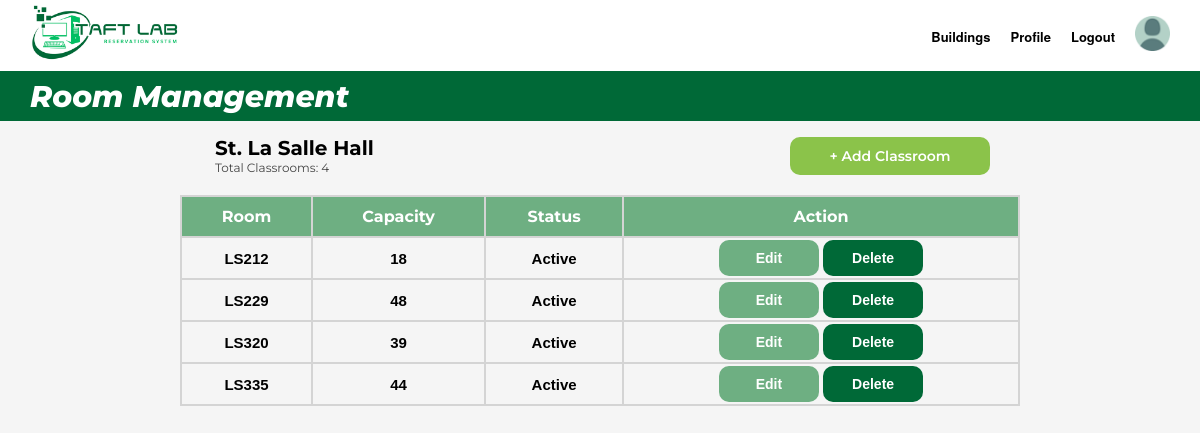
Screenshot of /Webpages/rm-management.php?type=LS (signed in) with the database file from the repository.
### tables this page shows
CREATE TABLE building(
    building_id INT AUTO_INCREMENT PRIMARY KEY,
    building_code VARCHAR(10) NOT NULL,
    building_name VARCHAR(45) NOT NULL
);

CREATE TABLE laboratory(
    lab_id INT AUTO_INCREMENT PRIMARY KEY,
    building_id INT NOT NULL,
    room_code VARCHAR(10) NOT NULL,
    capacity INT NOT NULL, 
    status ENUM('Active', 'Maintenance', 'Closed') NOT NULL DEFAULT 'Active',
    FOREIGN KEY (building_id) REFERENCES building(building_id) ON DELETE RESTRICT ON UPDATE CASCADE,
    UNIQUE(building_id, room_code)
);

### Webpages/rm-management.php (the view, shortened to what this page needs)
<?php
  include "db.php";
  $totalClassrooms = 0;
  if($_SERVER["REQUEST_METHOD"] == "GET")
  {
    $code = $_GET['type'] ?? '';
    $getBuilding = "SELECT * FROM building WHERE building_code = '$code'";
    $resultBuilding = $conn->query($getBuilding);
    $row = $resultBuilding->fetch_assoc();
    $sql = "SELECT * FROM laboratory WHERE room_code LIKE '%$code%' ORDER BY room_code ASC";
    $result = $conn->query($sql);
    $totalClassroom = "SELECT COUNT(*) AS total FROM laboratory WHERE room_code LIKE '%$code%'";
    $result2 = $conn->query($totalClassroom);
    $value = $result2->fetch_assoc();
    $totalClassrooms = $value['total'];
  }
?>
<!DOCTYPE html>
<html lang="en">
<head>
    <link rel="stylesheet" href="homepage-carousel.css">
    <link rel="stylesheet" href="rm-management.css">
</head>
<body>
    <header>
        <div class="logo">
            <img src="images/taftlab-logo.png" alt="TaftLab Logo"/>
        </div>
    <div class="header-right">
      <nav>
        <ul>
          <li><a href="roomManagement.php">Buildings</a></li>
          <li><a href="admin-profile.php">Profile</a></li>
          <li><a href="logout.php">Logout</a></li>
        </ul>
      </nav>
      <div class="profile-icon">
        <img src="images/profile-icon.png" alt="Profile Icon"/>
      </div>
    </div>
  </header>
  <div class="admin-subheader">
    <h2>Room Management</h2>
  </div>
  <div class="header-row">
    <div class="header-left">
        <h1 class="header"><?php echo $row['building_name'] ?? 'Unknown Building'; ?></h1>
        <p class="sub-header-text"><?php echo "Total Classrooms: " . $totalClassrooms; ?></p>
    </div>
    <a href="rm-create.php?type=create-<?php echo $code;?>" class="create">+ Add Classroom</a>
  </div>
  <table>
    <tr class="table-header">
      <th> Room </th>
      <th> Capacity </th>
      <th> Status </th>
      <th> Action </th>
    </tr>
    <?php while($labs = mysqli_fetch_array($result)): ?>
      <tr>
        <td> <?php echo $labs['room_code'] ?> </td>
        <td> <?php echo $labs['capacity'] ?> </td>
        <td> <?php echo $labs['status']; ?> </td>
        <td>
          <form method="GET" action="rm-update.php" style="display:inline">
            <input class="update" type="submit" value="Edit">
          </form>
          <form method="POST" action="rm-delete.php" style="display:inline">
            <input class="delete" type="submit" value="Delete" onclick="return confirm('Are you sure you want to delete this laboratory?');">
          </form>
        </td>
      </tr>
    <?php endwhile;?>
  </table>
</body>
</html>

### Webpages/homepage-carousel.css (style rules this page uses)
*, *::before, *::after { margin: 0; padding: 0; box-sizing: border-box; list-style-type: none; text-decoration: none; }
:root { --primary: #ec994b; --white: #ffffff; --bg: #f5f5f5; }
html { font-size: 62.5%; font-family: "Montserrat", sans-serif; scroll-behavior: smooth; }
body { font-size: 1.6rem; background: var(--bg); overflow-x: hidden; }
header { font-family: 'Helvetica Neue', Arial, sans-serif; display: flex; justify-content: space-between; align-items: center; padding: 3px 30px; background-color: #fff; }
.header-right { display: flex; align-items: center; gap: 20px; }
.logo img { height: 60px; }
.profile-icon img { height: 35px; margin: 0px; }
nav ul { list-style: none; display: flex; gap: 20px; margin: 0; padding: 0; }
nav ul li a { text-decoration: none; color: black; font-size: 13px; font-weight: 550; transition: color 0.3s ease; }

### Webpages/rm-management.css (style rules this page uses)
.admin-subheader { background-color: #006937; height: 50px; display: flex; flex-direction: column; align-items: flex-start; padding: 0 30px; color: white; font-weight: 600; text-align: left; justify-content: center; }
.admin-subheader h2 { color: white; font-size: 3rem; margin: 0; font-weight: 800; font-style: italic; }
.header-row { display: flex; justify-content: space-between; align-items: center; margin: 15px 30px; }
.header-left { display: flex; flex-direction: column; margin-left: 185px; }
.header-left h1 { margin: 0; font-family: 'Montserrat', sans-serif; font-weight: 700; font-size: 2rem; }
.sub-header-text { margin: 0; font-family: 'Montserrat', sans-serif; font-weight: 400; font-size: 1.2rem; color: #444; }
.create { display: inline-block; text-align: center; width: 200px; padding: 10px 20px; background-color: #8BC34A; color: white; border: none; border-radius: 10px; font-size: 1.4rem; font-weight: 600; text-decoration: none; cursor: pointer; transition: all 0.3s ease; margin-right: 180px; }
.delete { display: inline-block; text-align: center; width: 100px; padding: 10px 20px; background-color: #006937; color: white; border: none; border-radius: 10px; font-size: 1.4rem; font-weight: 600; text-decoration: none; cursor: pointer; transition: all 0.3s ease; }
.update { display: inline-block; text-align: center; width: 100px; padding: 10px 20px; background-color: #6eaf82; color: white; border: none; border-radius: 10px; font-size: 1.4rem; font-weight: 600; text-decoration: none; cursor: pointer; transition: all 0.3s ease; }
table { border-collapse: collapse; width: 70%; margin: 20px auto; color: black; }
th { border: 1px solid #ccc; padding: 10px; text-align: center; border: 2px solid #d4d4d4; }
td { border: 1px solid #ccc; padding: 2px 5px; text-align: center; border: 2px solid #d4d4d4; font-size: 15px; font-family: Arial, Helvetica, sans-serif; font-weight: bold; }
.table-header { background-color: #6eaf82; color: white; }

### rows the page displays
building: building_name "St. La Salle Hall"
laboratory: room_code "LS212", capacity "18", status "Active"
laboratory: room_code "LS229", capacity "48", status "Active"
laboratory: room_code "LS320", capacity "39", status "Active"
laboratory: room_code "LS335", capacity "44", status "Active"

### other values shown
$totalClassrooms "4"
